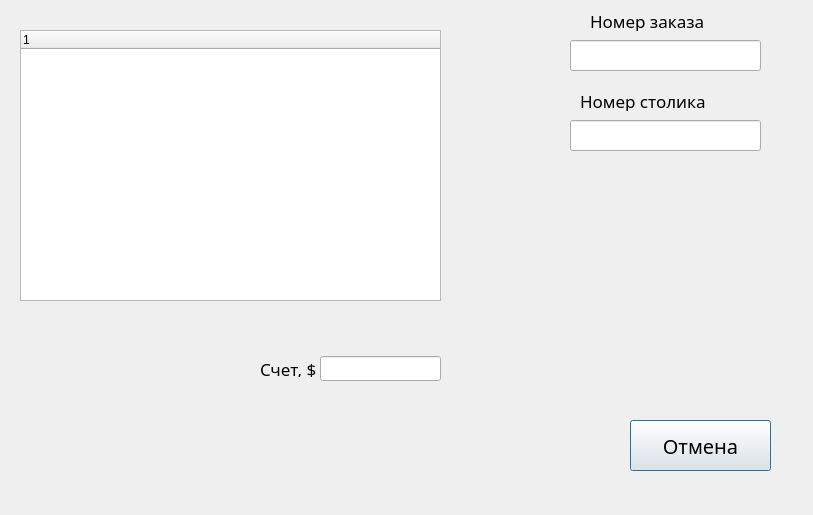
<?xml version="1.0" encoding="UTF-8"?>
<ui version="4.0">
 <class>Information_View</class>
 <widget class="QDialog" name="Information_View">
  <property name="geometry">
   <rect>
    <x>0</x>
    <y>0</y>
    <width>813</width>
    <height>515</height>
   </rect>
  </property>
  <property name="windowTitle">
   <string>Dialog</string>
  </property>
  <widget class="QTreeWidget" name="treeWidget">
   <property name="geometry">
    <rect>
     <x>20</x>
     <y>30</y>
     <width>421</width>
     <height>271</height>
    </rect>
   </property>
   <column>
    <property name="text">
     <string notr="true">1</string>
    </property>
   </column>
  </widget>
  <widget class="QLineEdit" name="Order_number_line">
   <property name="geometry">
    <rect>
     <x>570</x>
     <y>40</y>
     <width>191</width>
     <height>31</height>
    </rect>
   </property>
  </widget>
  <widget class="QLineEdit" name="Table_number_line">
   <property name="geometry">
    <rect>
     <x>570</x>
     <y>120</y>
     <width>191</width>
     <height>31</height>
    </rect>
   </property>
  </widget>
  <widget class="QLabel" name="label">
   <property name="geometry">
    <rect>
     <x>590</x>
     <y>10</y>
     <width>121</width>
     <height>21</height>
    </rect>
   </property>
   <property name="font">
    <font>
     <family>Titillium Web</family>
     <pointsize>13</pointsize>
    </font>
   </property>
   <property name="text">
    <string>Номер заказа</string>
   </property>
  </widget>
  <widget class="QLabel" name="label_2">
   <property name="geometry">
    <rect>
     <x>580</x>
     <y>90</y>
     <width>131</width>
     <height>21</height>
    </rect>
   </property>
   <property name="font">
    <font>
     <family>Titillium Web</family>
     <pointsize>13</pointsize>
    </font>
   </property>
   <property name="text">
    <string>Номер столика</string>
   </property>
  </widget>
  <widget class="QPushButton" name="Cancel_button">
   <property name="geometry">
    <rect>
     <x>630</x>
     <y>420</y>
     <width>141</width>
     <height>51</height>
    </rect>
   </property>
   <property name="font">
    <font>
     <family>Titillium Web</family>
     <pointsize>15</pointsize>
    </font>
   </property>
   <property name="cursor">
    <cursorShape>PointingHandCursor</cursorShape>
   </property>
   <property name="text">
    <string>Отмена</string>
   </property>
  </widget>
  <widget class="QLabel" name="label_3">
   <property name="geometry">
    <rect>
     <x>260</x>
     <y>360</y>
     <width>61</width>
     <height>17</height>
    </rect>
   </property>
   <property name="font">
    <font>
     <family>Titillium Web</family>
     <pointsize>13</pointsize>
    </font>
   </property>
   <property name="text">
    <string>Счет, $</string>
   </property>
  </widget>
  <widget class="QLineEdit" name="Check_line">
   <property name="geometry">
    <rect>
     <x>320</x>
     <y>356</y>
     <width>121</width>
     <height>25</height>
    </rect>
   </property>
   <property name="readOnly">
    <bool>true</bool>
   </property>
  </widget>
 </widget>
 <resources/>
 <connections/>
</ui>
